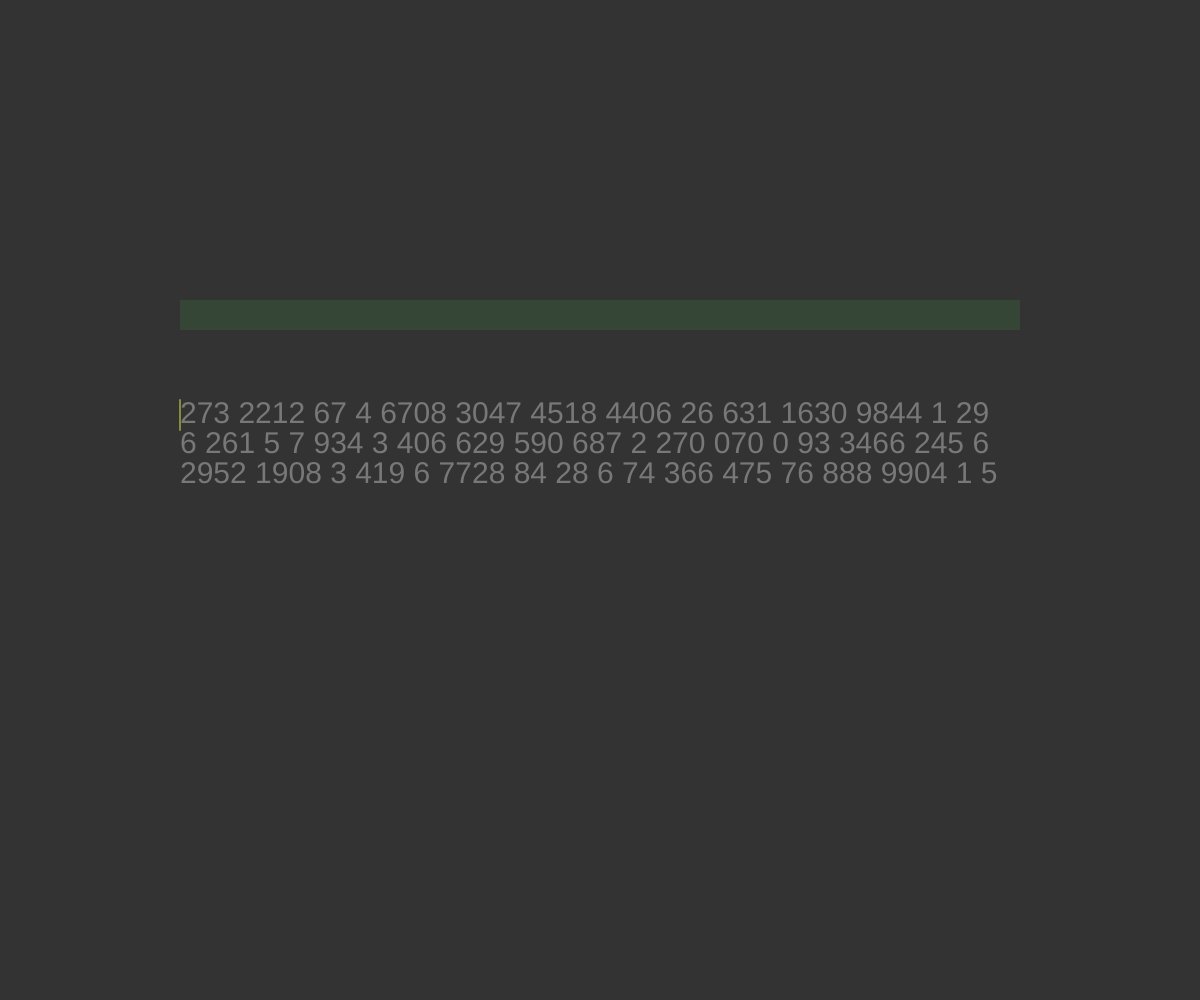
Frame 1 (no input)
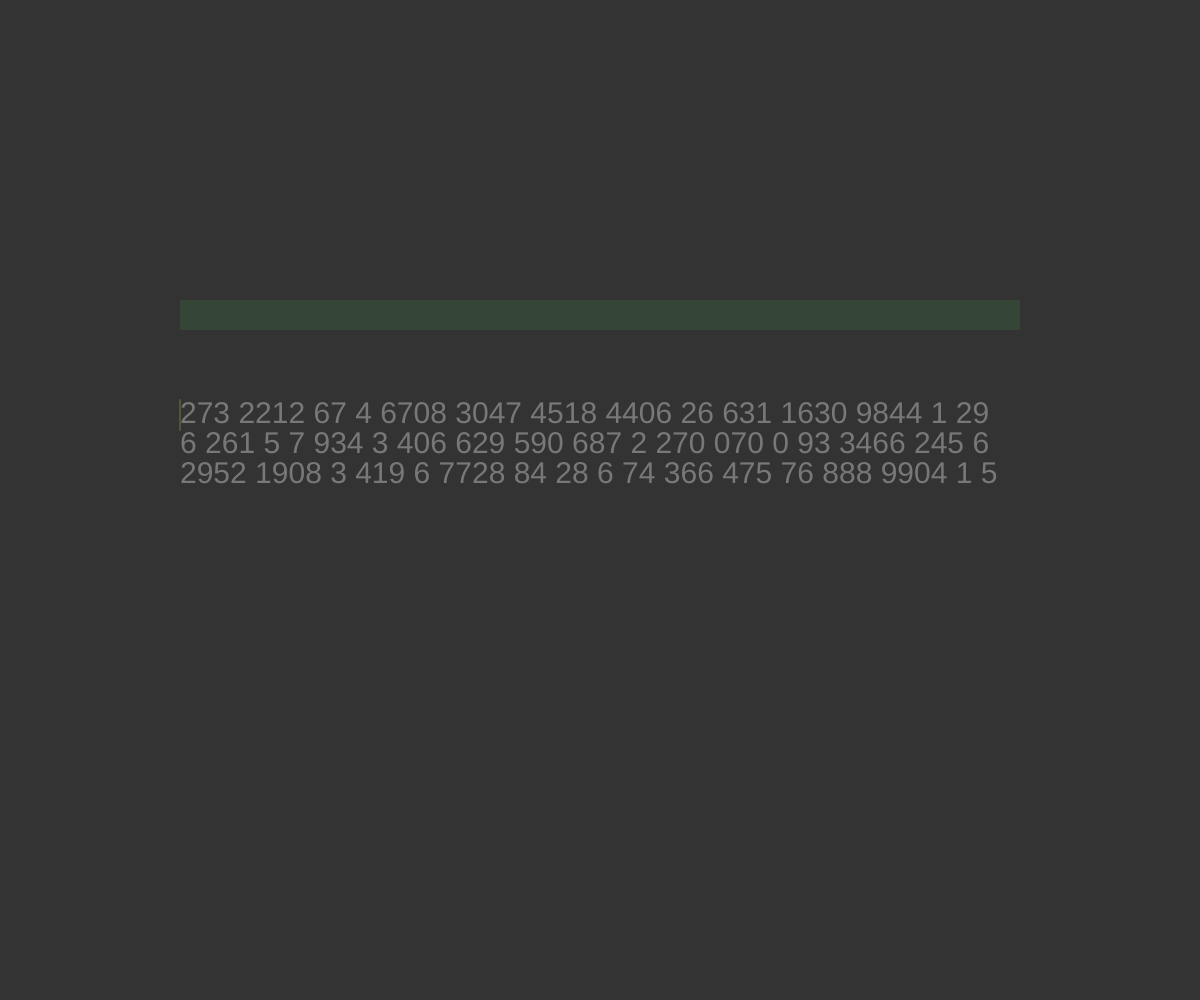
Frame 60 (no input)
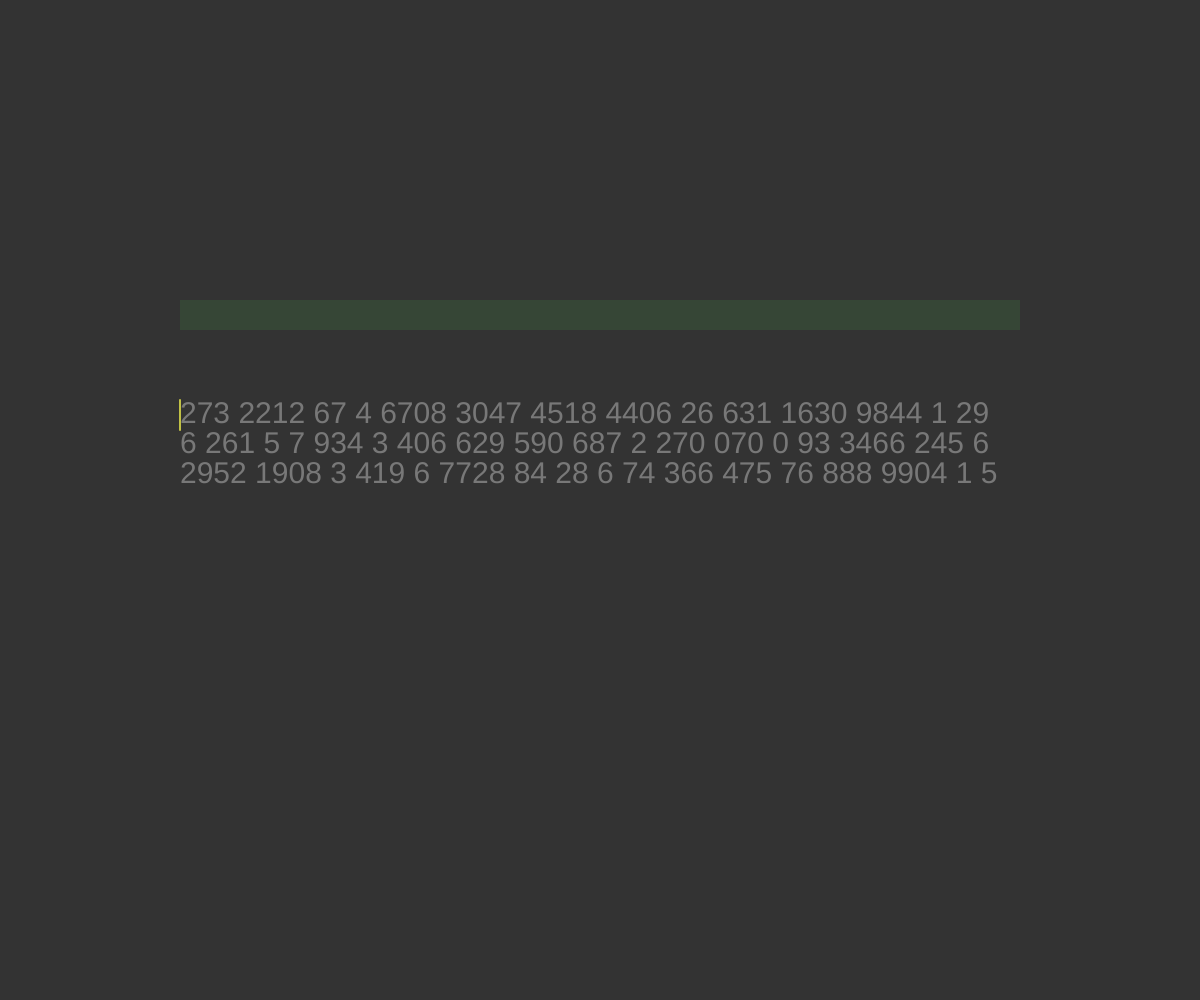
Frame 120 (the mouse pressed at the canvas centre since frame 60)

The p5.js sketch that drew these frames (run headless with seeded random() and noise() and a simulated clock; from frame 60 on, the mouse is pressed at the canvas centre):

// p5.js sketch
// ── sketch.js
class TextBox {
  constructor(text, x, y, w) {
    this.fonst_size = 30;

    this.width = w;
    this.height = this.fonst_size;

    this.x = x;
    this.y = y;

    this.text = text;
  }

  getLeft() {
    return this.x;
  }

  getRight() {
    return this.x + this.width;
  }

  getTop() {
    return this.y;
  }

  getBottom() {
    return this.y + this.height;
  }

  drawBox() {
    rect(this.x, this.y, this.width, this.height);
  }

  draw() {
    noStroke();
    textSize(this.fonst_size);
    textAlign(LEFT, TOP);
    text(this.text, this.x, this.y, this.width, this.height);
  }
}

let ib, tb, cursor, w;
let correct, l_e, pos;
let dict = ['0', '1', '2', '3', '4', '5', '6', '7', '8', '9'];

function gen_text(w, w_min, w_max) {
  t = "";
  wl = int(random(w_min, w_max));

  textSize(30);

  while(textWidth(t) < w) {
    if (wl-- <= 0) {
      wl = int(random(w_min, w_max));
      t += ' ';
      continue;
    }

    t += random(dict);
  }

  return t.slice(0, -2);
}

function advance_line() {
  for (let i = 0; i < tb.length - 1; i++) {
    tb[i].text = tb[i+1].text;
  }

  tb[tb.length - 1].text = gen_text(w, 1, 5);
}

function keyPressed() {
  if (keyCode == BACKSPACE) {

    if (keyIsDown(CONTROL)) {
      correct = true;
      pos -= ib.text.length;
      ib.text = "";

    } else {
      if (ib.text.length != 0) {
        if (!correct && l_e == pos - 1) {
          correct = true;
        }
  
        pos--;
        ib.text = ib.text.slice(0, -1);
      }
    }
  } else if (key == ' ') {
    if (!correct) {
      ib.text += '_';
      pos++;
    }
    else if (tb[0].text[pos] != key && pos + 1 < tb[0].text.length) {
      correct = false;
      ib.text += '_';
      l_e = pos++;
    } else {
      ib.text = "";
      pos++;
      if (pos >= tb[0].text.length) {
        advance_line();
        pos = 0;
      }
    }
  } else if (key in dict) {
    ib.text += key;
    
    if (tb[0].text[pos] != key) {
      if (correct) {
        correct = false;
        l_e = pos;
      }
    }

    pos++;
  }
}

function setup() {
  correct = true;
  pos = 0;
  w = .7 * windowWidth;
  let x = (windowWidth - w) / 2;
  
  ib = new TextBox("", x, windowHeight * .3, w);
  
  let y = max(windowHeight * .4, windowHeight * .3 + 30);

  tb = [];
  tb.push(new TextBox(gen_text(w, 1, 5), x, y, w));
  tb.push(new TextBox(gen_text(w, 1, 5), x, y + 30, w));
  tb.push(new TextBox(gen_text(w, 1, 5), x, y + 60, w));


  createCanvas(windowWidth, windowHeight);
}


function draw() {
  background(51);

  noStroke();
  if (correct) {
    fill(70, 150, 70, 50);
  }
  else {
    fill(150, 70, 70, 50);
  }
  ib.drawBox();
  fill(120);
  ib.draw();
  
  fill(120);
  tb.forEach(box => {
    box.draw();
  });

  strokeWeight(2);
  stroke(200, 200, 70, (sin(millis() * .01)+1) / 2 * 255);
  noFill();

  let y1 = tb[0].getTop();
  let y2 = tb[0].getBottom();
  let x = tb[0].getLeft() + textWidth(tb[0].text.slice(0, correct? pos : l_e));

  line(x, y1, x, y2);
}
